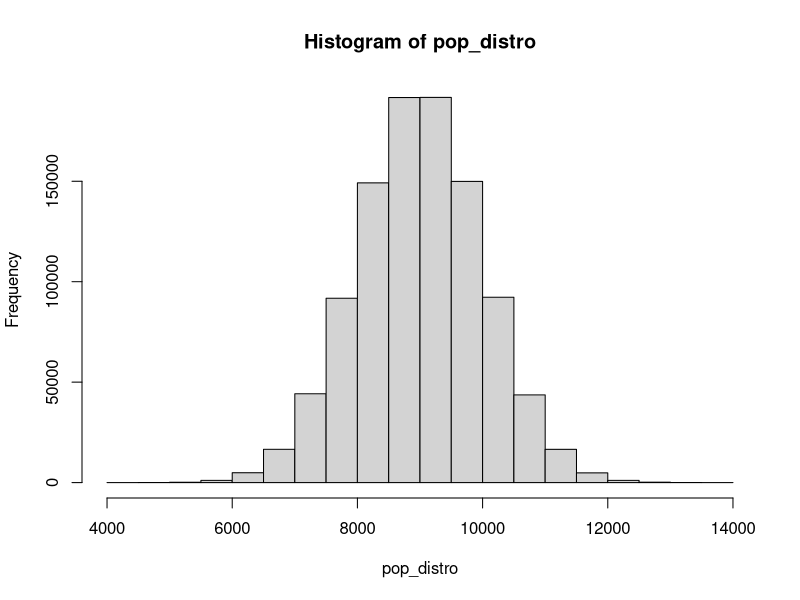
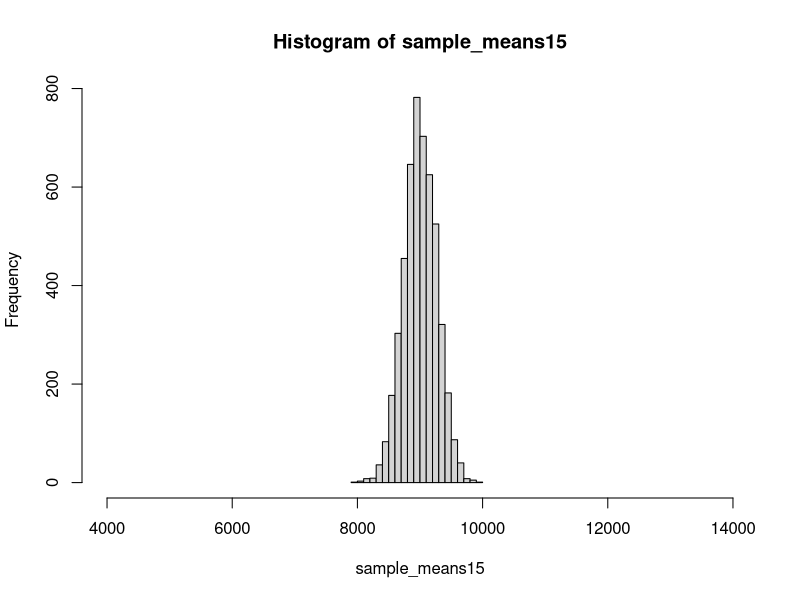

Reproduce these figures in R, in order. (Note: this script raises an error after producing the figures.)
## ---- chunk 1
knitr::opts_chunk$set(#echo=FALSE, 
                      warning=FALSE, 
                      message=FALSE,
                      tidy=F,
                      collapse = T,
                      #comment = "",
                      dev="png", 
                      dev.args=list(type="cairo"))
#https://cran.r-project.org/web/packages/prettydoc/vignettes/
#https://www.rstudio.com/wp-content/uploads/2015/03/rmarkdown-reference.pdf

load.packages <- c("prettydoc", "knitr", "DATA606")

ipak <- function(pkg){
    #FUNCTION SOURCE: https://gist.github.com/stevenworthington/3178163
    new.pkg <- pkg[!(pkg %in% installed.packages()[, "Package"])]
    if (length(new.pkg)) 
        install.packages(new.pkg, dependencies = TRUE)
    sapply(pkg, require, character.only = TRUE, quietly = TRUE, warn.conflicts = FALSE)
}

ipak(load.packages)
## ---- chunk 2
177.8 - 163.8
## ---- chunk 3
v1 <- 180
xbar <- 171.1
s <- 9.4
#person 1 zscore
(v1 - xbar)/s
pnorm(v1, xbar, s, lower.tail = F) * 2
## ---- chunk 4
v2 <- 155
#person 2 zscore
(v2 - xbar)/s
pnorm(v2, xbar, s) * 2
## ---- chunk 5
s / sqrt(507)
## ---- chunk 6
n <- 436
xbar <- 84.71 
ci1 <- 80.31 
ci2 <- 89.11
me <- xbar - ci1
zstar <- 1.96
se <- me / zstar
s <- se * sqrt(n)

n2 <- n * 9
me2 <- zstar * s/sqrt(n2)
me/me2
## ---- chunk 7
xbar - ci1
## ---- chunk 8
n <- 36
min_months <- 21
xbar <- 30.69
s <- 4.31
max_months <- 39
H0 <- 32
se <- s/sqrt(n)
sign_level <- .1

pvalue <- pnorm(xbar, H0, se)

paste("pvalue =", pvalue)
ifelse(pvalue < sign_level, "Reject the null hypothesis", "Fail to reject the null hypothesis")
## ---- chunk 9
cv <- abs(qnorm(sign_level))
me <- cv * se
c(xbar - me, xbar + me)
## ---- chunk 10
H0 <- 100
n <- 36
xbar <-  118.2
sd <- 6.5
sign_level <- .1

se <- sd/sqrt(n)
pvalue <- pnorm(xbar, H0, se, lower.tail = F) * 2
paste("pvalue =", pvalue)

ifelse(pvalue < sign_level, "Reject the null hypothesis", "Fail to reject the null hypothesis")
## ---- chunk 11
cv <- abs(qnorm(sign_level))

lower_value <- xbar - cv * se
upper_value <- xbar + cv * sd
c(lower_value, upper_value)
## ---- chunk 12
mu <- 9000
sigma <- 1000
threshold <- 10500

pnorm(threshold, mu, sigma, lower.tail = F)
## ---- chunk 13
n <- 15
se <- sigma/sqrt(n)
pnorm(threshold, mu, se, lower.tail = F)
## ---- chunk 14
pop_size <- 10^6
pop_distro <- rnorm(pop_size, mu, sigma)


samples <- 5000
n <- 15

sample_means15 <- rep(NA, samples)
for (i in 1:samples){
  samp <- sample(pop_distro, n)
  sample_means15[i] <- mean(samp)
}

hist(pop_distro, xlim = c(4000, 14000))
hist(sample_means15, xlim = c(4000, 14000))
## ---- chunk 15
H0 <- 130
n <- 35
xbar <- 134
s <- 17

se <- s/sqrt(n)
zscore <- (xbar - H0) / se
pvalue <- pnorm(xbar, H0, se, lower.tail = F) * 2
pvalue 

normalPlot(bounds=c(-zscore, zscore), tails = T)

## ---- chunk 16
H0 <- 127
n <- 64
xbar <- 137.5
s <- 39
alpha <- .05

se <- s/sqrt(n)
zscore <- (xbar - H0) / se
pvalue <- (1 - pnorm(zscore)) * 2
pvalue 

ifelse(pvalue < alpha, "Reject the null hypothesis", "Fail to reject the null hypothesis")

normalPlot(bounds=c(-zscore, zscore), tails = T)

## ---- chunk 17
mu <- 2.5
sigma <- .03
x <- 2.4

pnorm(x, mu, sigma)
## ---- chunk 18
xbar <- 2.4
n <- 10
se <- sigma/sqrt(n)

pnorm(xbar, mu, se)
